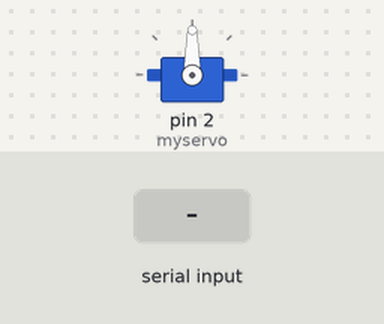
The sketch below on a simulated Arduino Uno, built with avr-gcc and run on an emulated ATmega328P. On the bench: servo. Inputs (shaded band) come from the test bench. What the sketch prints to the serial monitor is not drawn.

Above: at 1.2 s.
1.3 s: "Humidity1: \n" received over Serial
At 1.46 s:
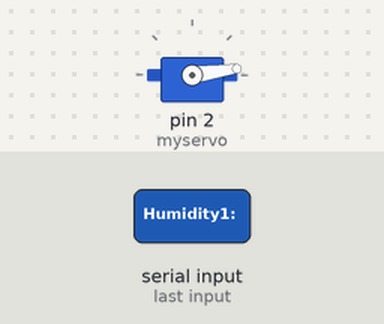
At 2.06 s:
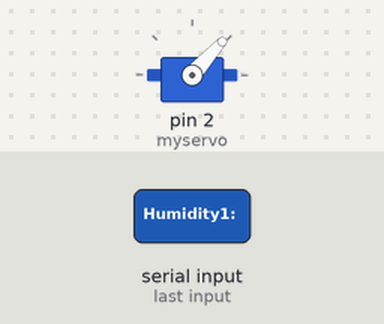
Timing chart, 0 to 10.3 s (numbered marks = the images above; inputs shaded):
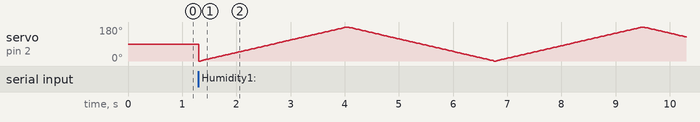

The sketch:

0922.ino
```cpp
//Libraries inlcuded
#include <Servo.h>
#include "DHT.h"

////////////////////////////// Temperature Sensors ////////////////////////////////
//Defining pins
#define Tempin1 30     // Digital pin connected to the DHT sensor
#define Tempin2 31

//Defining temperature sesnor type
#define DHTTYPE DHT22

//Initializing temperature sensors
DHT dht1(Tempin1, DHTTYPE);
DHT dht2(Tempin2, DHTTYPE);

//Functions
void ReadTemp() {
    // Wait a few seconds between measurements.
  delay(2000);

  //take temperature and load them into variables
  //humidity reading from sensor 1
  float h1 = dht1.readHumidity();
  // Read temperature as Celsius (the default)
  float t1 = dht1.readTemperature();
  // Read temperature as Fahrenheit (isFahrenheit = true)
  float f1 = dht1.readTemperature(true);


  //humidity reading from sensor 2
  float h2 = dht2.readHumidity();
  // Read temperature as Celsius (the default)
  float t2 = dht2.readTemperature();
  // Read temperature as Fahrenheit (isFahrenheit = true)
  float f2 = dht2.readTemperature(true);

  // Check if any reads failed and exit early (to try again).
  if (isnan(h1) || isnan(t1) || isnan(f1)) {
    Serial.println(F("Failed to read from DHT sensor 1!"));
    return;
  }

  // Check if any reads failed and exit early (to try again).
  if (isnan(h2) || isnan(t2) || isnan(f2)) {
    Serial.println(F("Failed to read from DHT sensor 2!"));
    return;
  }

  //PRINT STATEMENTS
  //Serial.print(F("Humidity1: "));
  //Serial.print(h1);
  Serial.print(F("Temperature1: "));
  Serial.print(t1);
  Serial.print(F("°C "));
  Serial.print(f1);
  Serial.println(F("°F "));


  //Serial.print(F("Humidity2: "));
  //Serial.print(h2);
  Serial.print(F("Temperature2: "));
  Serial.print(t2);
  Serial.print(F("°C "));
  Serial.print(f2);
  Serial.println(F("°F "));
}

///////////////////////////////////////////////////////////////////////////////////


///////////////////////////// Servo Motors ////////////////////////////////////////

//Initailazing Servo Motors
Servo myservo;  // create servo object to control a servo


//Initailizing Variables
int pos = 0;    // variable to store the servo position
int on = 0;

//Functions
void PushButton(){
  for (pos = 0; pos <= 180; pos += 1) { // goes from 0 degrees to 180 degrees
     // in steps of 1 degree
     myservo.write(pos);              // tell servo to go to position in variable 'pos'
     delay(15);                       // waits 15 ms for the servo to reach the position
  }
  for (pos = 180; pos >= 0; pos -= 1) { // goes from 180 degrees to 0 degrees
     myservo.write(pos);              // tell servo to go to position in variable 'pos'
     delay(15);                       // waits 15 ms for the servo to reach the position
  }
}


///////////////////////////////////////////////////////////////////////////////////


void setup() {

  Serial.begin(9600);

  ///////////////////////////// Temperature Sensors ////////////////////////////////
  Serial.println(F("DHT22 Sensor 1 and Sensor 2 Test!"));

  //Starting temperature sensors
  dht1.begin();
  dht2.begin();
  //////////////////////////////////////////////////////////////////////////////////


  ///////////////////////////// Servo Motors ////////////////////////////////////////
  myservo.attach(2);  // attaches the servo on pin 2 to the servo object
  ///////////////////////////////////////////////////////////////////////////////////
}

void loop() {

  //variables
  int userinput = "0";

  ////////////////////////////// ESTABLISH CONNECTION ///////////////////////////

  //send message every 30 sec until a response from modem

  ///////////////////////////////////////////////////////////////////////////////


  ////////////////////////////// TEMP READINGS //////////////////////////////////


  ////////////////////////////////////////////////////////////////////////////////


  /////////////////////////////// SERVO MOTOR ////////////////////////////////////

  //on/off
  //Raise temperature
  //Lower temperature


  //Print statements
  Serial.println("Commands:");
  Serial.println("1. ON");
  Serial.println("2. OFF");
  Serial.println("or set a temperature output between 62 and 83");


  //while no user input detected do nothing
  while(Serial.available() == 0) {
  }

  userinput = Serial.parseInt();

    switch(userinput) {
      case 1:
        PushButton();
      case 2:
        PushButton();
      case 62:
        PushButton();
      case 63:
        PushButton();
     default:
        Serial.println("User Input ERROR. Try again");
        Serial.println();
    }

  ////////////////////////////////////////////////////////////////////////////////


}


/////////////////////////////// NOTES ////////////////////////////////////////////

  //program uses delays which doesnt allow anything to happen until it waits
  //program can only take temp reading after button is pressed
  //its doign everything twice for some reason


//////////////////////////////////////////////////////////////////////////////////
```
